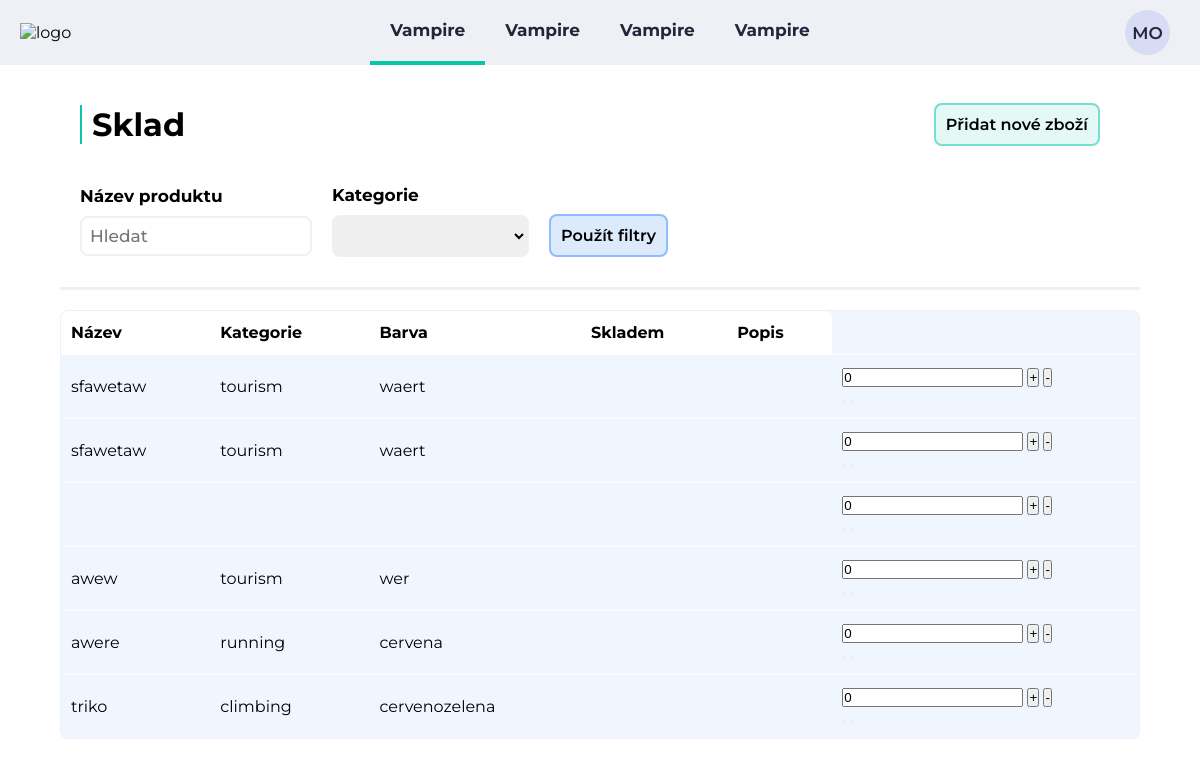
/inventory/inventory, run on the app's committed database.
### tables this page shows
CREATE TABLE inventory(
    itemId INTEGER PRIMARY KEY AUTOINCREMENT,
    itemName TEXT,
    category TEXT,
    colour TEXT,
    IN_STORE INTEGER,
    descript TEXT
);

### appka/inventory.py (the view)
@bp.route("/inventory", methods=("GET","POST"))
def inventory():
    if request.method == "GET":
        db = get_db()
        error = None
        items = db.execute(
            "SELECT * FROM inventory"
        ).fetchall()
        return render_template("inventory/inventory.html", items = items)
    else:
        return render_template("inventory/inventory.html", items = items)

### appka/db.py (called while the page is built)
def get_db():
    if "db" not in g:
        g.db = sqlite3.connect(
            current_app.config["DATABASE"],
            detect_types=sqlite3.PARSE_DECLTYPES
        )
        g.db.row_factory = sqlite3.Row
    return g.db

### appka/templates/inventory/inventory.html (shortened to what this page needs)
<!DOCTYPE html>
<html lang="cs">
<head>
    <link rel="stylesheet" href="../appka/static/inventoryStyle.css">
</head>
<body>
    <nav>
        <img src="napis_trans.png" alt="logo" id="logo">
        <div class="nav-item-list">
            <a class="list-item nav-active" href="#">Vampire</a>
            <a class="list-item" href="#">Vampire</a>
            <a class="list-item" href="#">Vampire</a>
            <a class="list-item" href="#">Vampire</a>
        </div>
        <div class="nav-user-circle">
            <a id="user-initials">MO</a>
        </div>
    </nav>
    <div class="filter-wrapper">
            <div class="filter-top">
                <h1>Sklad</h1>
                <div class="add-btns">
                    <a href="add-item" class="filter-btn add-btn">Přidat nové zboží</a>
                </div>
            </div>
        <form action="#" autocomplete="off" method = "post">
            <div class="filter-bottom">
                <div class="filter-column">
                    <label for="search">Název produktu</label>
                    <input type="text" id="search" placeholder="Hledat">
                </div>
                <div class="filter-column">
                    <label for="categories">Kategorie</label>
                    <select name="categories" id="categories">
                        <option value=""></option>
                        <option value="tourism">Turistika</option>
                    </select>
                </div>
                <input type="submit" value="Použít filtry" class="filter-btn apply-btn"></input>
            </div>
        </form>
    </div>
    <div class="table-wrapper">
        <table>
            <thead>
                <th>Název</th>
                <th>Kategorie</th>
                <th>Barva</th>
                <th>Skladem</th>
                <th>Popis</th>
            </thead>
            <tbody id="tableData">
                {% for item in items %}
                <tr>
                    <td>{{ item["itemName"] }}</td>
                    <td>{{ item["category"] }}</td>
                    <td>{{ item["colour"] }}</td>
                    <td>{{ item["IN_STOCK"] }}</td>
                    <td>{{ item["desc"] }}</td>
                    <td>
                            <div class="quick-options">
                                <div class="adjust-quantity">
                                    <input type="number" id="quantity" class="qty" min="0" value="0">
                                    <span class="adjust-btns">
                                        <button class="adjust-btn adjust-btn-plus">+</button>
                                        <button class="adjust-btn adjust-btn-minus">-</button>
                                    </span>
                                </div>
                                <button class="add-btn-quick"></button>
                                <button class="remove-btn"></button>
                            </div>
                        </td>
                </tr>
                {% endfor %}
            </tbody>
        </table>
    </div>
</body>
</html>

### appka/static/inventoryStyle.css (style rules this page uses)
* { margin: 0; padding: 0; box-sizing: border-box; }
body { font-family: 'Montserrat', sans-serif; }
nav { width: 100%; height: 65px; background-color: #EFF0F5; display: flex; align-items: center; justify-content: space-between; grid-area: navbar; }
#logo { width: 200px; height: fit-content; margin-left: 20px; }
.nav-item-list { position: absolute; margin: auto; width: 100vw; display: flex; align-items: center; justify-content: center; z-index: 1; }
.nav-item-list a { height: 65px; padding: 20px; }
.nav-active { border-bottom: 4px solid #0AC5A8 ; }
.list-item { text-decoration: none; color: #25243C; font-size: 17px; font-weight: 700; }
.nav-user-circle { height: 45px; width: 45px; overflow: hidden; border-radius: 50%; margin: 0 30px; display: flex; align-items: center; justify-content: center; background-color: #D7DBF4; z-index: 2; cursor: pointer; }
#user-initials { width: auto; color: #25243C; font-size: 17px; font-weight: 600; text-transform: uppercase; }
.filter-wrapper { border-bottom: 3px solid #EFF0F5; width: 90%; margin-left: 5%; margin-right: auto; margin-top: 20px; max-height: 80%; padding-bottom: 30px; }
.filter-top { padding: 20px; display: flex; justify-content: space-between; align-items: center; }
.filter-top h1 { border-left: 2px solid #0AC5A8 ; padding-left: 10px; }
.filter-btn { border: none; outline: none; background: none; padding: 10px; border-radius: 8px; margin: 0px 20px; font-family: 'Montserrat', sans-serif; font-size: 16px; font-weight: 600; cursor: pointer; }
.add-btn { border: 2px solid #0ac5a980; background-color: #0ac5a91c; text-decoration: none; color: black; }
.filter-bottom { display: flex; flex-direction: row; margin-top: 20px; align-items: center; }
.filter-column { display: flex; flex-direction: column; margin-left: 20px; }
.filter-column label { font-weight: 700; font-size: 17px; padding-bottom: 10px; }
.filter-column input { font-size: 17px; padding: 8px; font-family: 'Montserrat', sans-serif; font-weight: 500; border-radius: 8px; border: 2px solid #EFF0F5; }
.filter-column select { font-size: 17px; padding: 8px; font-family: 'Montserrat', sans-serif; font-weight: 500; border-radius: 8px; border: 2px solid #EFF0F5; }
.apply-btn { border: 2px solid #8dbcff; background-color: #ddeafc; margin-top: 30px; }
.table-wrapper { border: 1px solid #EFF0F5; width: 90%; margin-left: 5%; margin-right: auto; margin-top: 20px; max-height: 80%; border-radius: 8px; background-color: #F0F6FE; }
table { border-collapse: collapse; width: 100%; }
th { padding: 12px; padding-left: 10px; text-align: left; background-color: white; }
th:first-child { border-top-left-radius: 8px ; }
th:last-child { border-top-right-radius: 8px ; }
td { padding: 12px; padding-left: 10px; text-align: left; border-top: 1px solid white; max-width: 200px; overflow-wrap: break-word; }

### data on the page
inventory: itemName "sfawetaw", category "tourism", colour "waert"
inventory: itemName "sfawetaw", category "tourism", colour "waert"
inventory: itemName "awew", category "tourism", colour "wer"
inventory: itemName "awere", category "running", colour "cervena"
inventory: itemName "triko", category "climbing", colour "cervenozelena"
